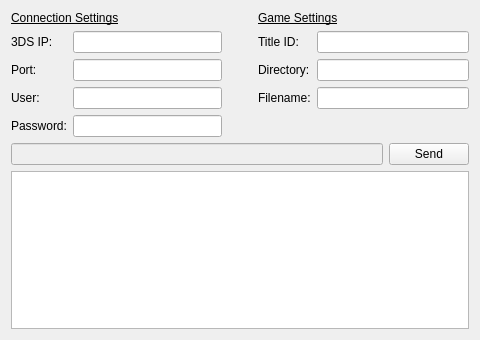
<?xml version="1.0" encoding="UTF-8"?>
<ui version="4.0">
 <class>FTPClient</class>
 <widget class="QDialog" name="FTPClient">
  <property name="windowModality">
   <enum>Qt::ApplicationModal</enum>
  </property>
  <property name="geometry">
   <rect>
    <x>0</x>
    <y>0</y>
    <width>480</width>
    <height>340</height>
   </rect>
  </property>
  <property name="sizePolicy">
   <sizepolicy hsizetype="Preferred" vsizetype="Preferred">
    <horstretch>0</horstretch>
    <verstretch>0</verstretch>
   </sizepolicy>
  </property>
  <property name="maximumSize">
   <size>
    <width>16777215</width>
    <height>16777215</height>
   </size>
  </property>
  <property name="windowTitle">
   <string>Send via FTP...</string>
  </property>
  <layout class="QVBoxLayout" name="verticalLayout">
   <item>
    <layout class="QHBoxLayout" name="horizontalLayout">
     <item>
      <layout class="QFormLayout" name="formLayout">
       <item row="0" column="0" colspan="2">
        <widget class="QLabel" name="labelConnection">
         <property name="font">
          <font>
           <underline>true</underline>
          </font>
         </property>
         <property name="text">
          <string>Connection Settings</string>
         </property>
        </widget>
       </item>
       <item row="1" column="0">
        <widget class="QLabel" name="labelIP">
         <property name="text">
          <string>3DS IP:</string>
         </property>
        </widget>
       </item>
       <item row="1" column="1">
        <widget class="QLineEdit" name="editIP">
         <property name="focusPolicy">
          <enum>Qt::StrongFocus</enum>
         </property>
        </widget>
       </item>
       <item row="2" column="0">
        <widget class="QLabel" name="labelPort">
         <property name="text">
          <string>Port:</string>
         </property>
        </widget>
       </item>
       <item row="2" column="1">
        <widget class="QLineEdit" name="editPort">
         <property name="focusPolicy">
          <enum>Qt::StrongFocus</enum>
         </property>
        </widget>
       </item>
       <item row="3" column="0">
        <widget class="QLabel" name="labelUser">
         <property name="text">
          <string>User:</string>
         </property>
        </widget>
       </item>
       <item row="3" column="1">
        <widget class="QLineEdit" name="editUser">
         <property name="focusPolicy">
          <enum>Qt::StrongFocus</enum>
         </property>
        </widget>
       </item>
       <item row="4" column="0">
        <widget class="QLabel" name="labelPassword">
         <property name="text">
          <string>Password:</string>
         </property>
        </widget>
       </item>
       <item row="4" column="1">
        <widget class="QLineEdit" name="editPassword">
         <property name="focusPolicy">
          <enum>Qt::StrongFocus</enum>
         </property>
         <property name="echoMode">
          <enum>QLineEdit::Password</enum>
         </property>
        </widget>
       </item>
      </layout>
     </item>
     <item>
      <spacer name="horizontalSpacer_3">
       <property name="focusPolicy">
        <enum>Qt::ClickFocus</enum>
       </property>
       <property name="orientation">
        <enum>Qt::Horizontal</enum>
       </property>
       <property name="sizeType">
        <enum>QSizePolicy::Fixed</enum>
       </property>
       <property name="sizeHint" stdset="0">
        <size>
         <width>30</width>
         <height>116</height>
        </size>
       </property>
      </spacer>
     </item>
     <item>
      <layout class="QFormLayout" name="formLayout_2">
       <item row="0" column="0" colspan="2">
        <widget class="QLabel" name="labelGame">
         <property name="font">
          <font>
           <underline>true</underline>
          </font>
         </property>
         <property name="text">
          <string>Game Settings</string>
         </property>
        </widget>
       </item>
       <item row="1" column="0">
        <widget class="QLabel" name="labelTitleID">
         <property name="text">
          <string>Title ID:</string>
         </property>
        </widget>
       </item>
       <item row="1" column="1">
        <widget class="QLineEdit" name="editTitleID">
         <property name="focusPolicy">
          <enum>Qt::StrongFocus</enum>
         </property>
        </widget>
       </item>
       <item row="2" column="0">
        <widget class="QLabel" name="labelDirectory">
         <property name="text">
          <string>Directory:</string>
         </property>
        </widget>
       </item>
       <item row="2" column="1">
        <widget class="QLineEdit" name="editDirectory">
         <property name="focusPolicy">
          <enum>Qt::StrongFocus</enum>
         </property>
        </widget>
       </item>
       <item row="3" column="0">
        <widget class="QLabel" name="labelFilename">
         <property name="text">
          <string>Filename:</string>
         </property>
        </widget>
       </item>
       <item row="3" column="1">
        <widget class="QLineEdit" name="editFilename">
         <property name="focusPolicy">
          <enum>Qt::StrongFocus</enum>
         </property>
        </widget>
       </item>
      </layout>
     </item>
    </layout>
   </item>
   <item>
    <layout class="QHBoxLayout" name="horizontalLayout_3">
     <item>
      <widget class="QLineEdit" name="editFullPath">
       <property name="enabled">
        <bool>false</bool>
       </property>
      </widget>
     </item>
     <item>
      <widget class="QPushButton" name="buttonSend">
       <property name="focusPolicy">
        <enum>Qt::NoFocus</enum>
       </property>
       <property name="text">
        <string>Send</string>
       </property>
      </widget>
     </item>
    </layout>
   </item>
   <item>
    <widget class="QTextEdit" name="editLog">
     <property name="enabled">
      <bool>true</bool>
     </property>
     <property name="undoRedoEnabled">
      <bool>false</bool>
     </property>
     <property name="readOnly">
      <bool>true</bool>
     </property>
    </widget>
   </item>
  </layout>
 </widget>
 <resources/>
 <connections/>
</ui>
